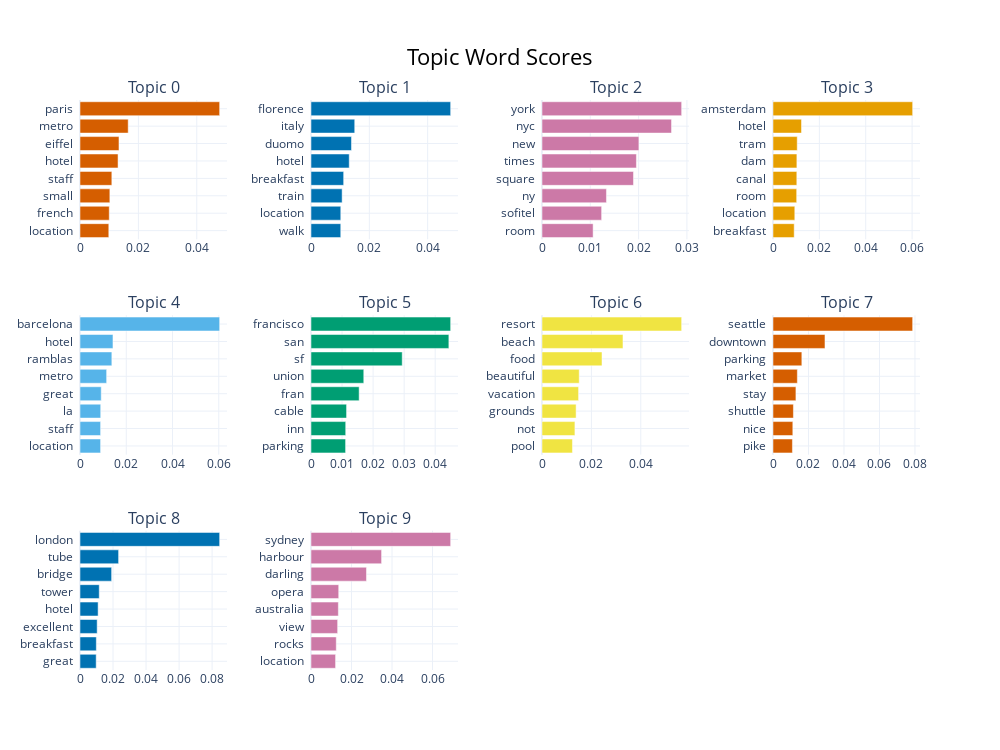

Notebook code for this chart:
### Markdown cell above
## BERTopic
Standard BERTopic implementation to get a general feel for the available topics in the documents.

### Code cell
topic_model = BERTopic()
topics, _ = topic_model.fit_transform(df.text, embeddings=embeddings)
print(f'Total number of topics: {len(topics)}')
print(f'Number of unique topics: {len(set(topics))}')
topic_model.get_topic_info().head()
topic_model.visualize_barchart(top_n_topics=10, n_words=8)

### Figure 1 — Plotly figure (JSON) as saved in the notebook; plotly's stock layout.template omitted (floating-point values rounded to 4 significant figures)
{"data": [{"marker": {"color": "#D55E00"}, "orientation": "h", "type": "bar", "x": [0.009867, 0.01002, 0.01023, 0.01091, 0.01304, 0.01335, 0.01651, 0.04784], "xaxis": "x", "y": ["location  ", "french  ", "small  ", "staff  ", "hotel  ", "eiffel  ", "metro  ", "paris  "], "yaxis": "y"}, {"marker": {"color": "#0072B2"}, "orientation": "h", "type": "bar", "x": [0.01021, 0.01021, 0.01067, 0.0112, 0.01311, 0.01388, 0.01499, 0.04789], "xaxis": "x2", "y": ["walk  ", "location  ", "train  ", "breakfast  ", "hotel  ", "duomo  ", "italy  ", "florence  "], "yaxis": "y2"}, {"marker": {"color": "#CC79A7"}, "orientation": "h", "type": "bar", "x": [0.01058, 0.01234, 0.01334, 0.01894, 0.01954, 0.02006, 0.02681, 0.02891], "xaxis": "x3", "y": ["room  ", "sofitel  ", "ny  ", "square  ", "times  ", "new  ", "nyc  ", "york  "], "yaxis": "y3"}, {"marker": {"color": "#E69F00"}, "orientation": "h", "type": "bar", "x": [0.009145, 0.009404, 0.01021, 0.01027, 0.0103, 0.01045, 0.01229, 0.06024], "xaxis": "x4", "y": ["breakfast  ", "location  ", "room  ", "canal  ", "dam  ", "tram  ", "hotel  ", "amsterdam  "], "yaxis": "y4"}, {"marker": {"color": "#56B4E9"}, "orientation": "h", "type": "bar", "x": [0.008904, 0.008907, 0.008954, 0.00918, 0.01152, 0.01377, 0.01426, 0.06038], "xaxis": "x5", "y": ["location  ", "staff  ", "la  ", "great  ", "metro  ", "ramblas  ", "hotel  ", "barcelona  "], "yaxis": "y5"}, {"marker": {"color": "#009E73"}, "orientation": "h", "type": "bar", "x": [0.01114, 0.01118, 0.01146, 0.01551, 0.017, 0.02938, 0.04441, 0.04498], "xaxis": "x6", "y": ["parking  ", "inn  ", "cable  ", "fran  ", "union  ", "sf  ", "san  ", "francisco  "], "yaxis": "y6"}, {"marker": {"color": "#F0E442"}, "orientation": "h", "type": "bar", "x": [0.01233, 0.01333, 0.01381, 0.01482, 0.01508, 0.0243, 0.0328, 0.05656], "xaxis": "x7", "y": ["pool  ", "not  ", "grounds  ", "vacation  ", "beautiful  ", "food  ", "beach  ", "resort  "], "yaxis": "y7"}, {"marker": {"color": "#D55E00"}, "orientation": "h", "type": "bar", "x": [0.01094, 0.01117, 0.0115, 0.01291, 0.01372, 0.01625, 0.02929, 0.07869], "xaxis": "x8", "y": ["pike  ", "nice  ", "shuttle  ", "stay  ", "market  ", "parking  ", "downtown  ", "seattle  "], "yaxis": "y8"}, {"marker": {"color": "#0072B2"}, "orientation": "h", "type": "bar", "x": [0.009799, 0.009892, 0.0104, 0.01098, 0.01165, 0.01915, 0.02337, 0.08457], "xaxis": "x9", "y": ["great  ", "breakfast  ", "excellent  ", "hotel  ", "tower  ", "bridge  ", "tube  ", "london  "], "yaxis": "y9"}, {"marker": {"color": "#CC79A7"}, "orientation": "h", "type": "bar", "x": [0.01213, 0.01248, 0.01315, 0.0135, 0.01368, 0.02739, 0.03484, 0.06895], "xaxis": "x10", "y": ["location  ", "rocks  ", "view  ", "australia  ", "opera  ", "darling  ", "harbour  ", "sydney  "], "yaxis": "y10"}], "layout": {"annotations": [{"font": {"size": 16}, "showarrow": false, "text": "Topic 0", "x": 0.0875, "xanchor": "center", "xref": "paper", "y": 1, "yanchor": "bottom", "yref": "paper"}, {"font": {"size": 16}, "showarrow": false, "text": "Topic 1", "x": 0.3625, "xanchor": "center", "xref": "paper", "y": 1, "yanchor": "bottom", "yref": "paper"}, {"font": {"size": 16}, "showarrow": false, "text": "Topic 2", "x": 0.6375, "xanchor": "center", "xref": "paper", "y": 1, "yanchor": "bottom", "yref": "paper"}, {"font": {"size": 16}, "showarrow": false, "text": "Topic 3", "x": 0.9125, "xanchor": "center", "xref": "paper", "y": 1, "yanchor": "bottom", "yref": "paper"}, {"font": {"size": 16}, "showarrow": false, "text": "Topic 4", "x": 0.0875, "xanchor": "center", "xref": "paper", "y": 0.6222, "yanchor": "bottom", "yref": "paper"}, {"font": {"size": 16}, "showarrow": false, "text": "Topic 5", "x": 0.3625, "xanchor": "center", "xref": "paper", "y": 0.6222, "yanchor": "bottom", "yref": "paper"}, {"font": {"size": 16}, "showarrow": false, "text": "Topic 6", "x": 0.6375, "xanchor": "center", "xref": "paper", "y": 0.6222, "yanchor": "bottom", "yref": "paper"}, {"font": {"size": 16}, "showarrow": false, "text": "Topic 7", "x": 0.9125, "xanchor": "center", "xref": "paper", "y": 0.6222, "yanchor": "bottom", "yref": "paper"}, {"font": {"size": 16}, "showarrow": false, "text": "Topic 8", "x": 0.0875, "xanchor": "center", "xref": "paper", "y": 0.2444, "yanchor": "bottom", "yref": "paper"}, {"font": {"size": 16}, "showarrow": false, "text": "Topic 9", "x": 0.3625, "xanchor": "center", "xref": "paper", "y": 0.2444, "yanchor": "bottom", "yref": "paper"}], "height": 750, "hoverlabel": {"bgcolor": "white", "font": {"family": "Rockwell", "size": 16}}, "showlegend": false, "title": {"font": {"color": "Black", "size": 22}, "text": "Topic Word Scores", "x": 0.5, "xanchor": "center", "yanchor": "top"}, "width": 1000, "xaxis": {"anchor": "y", "domain": [0, 0.175], "showgrid": true}, "xaxis10": {"anchor": "y10", "domain": [0.275, 0.45], "showgrid": true}, "xaxis11": {"anchor": "y11", "domain": [0.55, 0.725], "showgrid": true}, "xaxis12": {"anchor": "y12", "domain": [0.825, 1], "showgrid": true}, "xaxis2": {"anchor": "y2", "domain": [0.275, 0.45], "showgrid": true}, "xaxis3": {"anchor": "y3", "domain": [0.55, 0.725], "showgrid": true}, "xaxis4": {"anchor": "y4", "domain": [0.825, 1], "showgrid": true}, "xaxis5": {"anchor": "y5", "domain": [0, 0.175], "showgrid": true}, "xaxis6": {"anchor": "y6", "domain": [0.275, 0.45], "showgrid": true}, "xaxis7": {"anchor": "y7", "domain": [0.55, 0.725], "showgrid": true}, "xaxis8": {"anchor": "y8", "domain": [0.825, 1], "showgrid": true}, "xaxis9": {"anchor": "y9", "domain": [0, 0.175], "showgrid": true}, "yaxis": {"anchor": "x", "domain": [0.7556, 1], "showgrid": true}, "yaxis10": {"anchor": "x10", "domain": [0, 0.2444], "showgrid": true}, "yaxis11": {"anchor": "x11", "domain": [0, 0.2444], "showgrid": true}, "yaxis12": {"anchor": "x12", "domain": [0, 0.2444], "showgrid": true}, "yaxis2": {"anchor": "x2", "domain": [0.7556, 1], "showgrid": true}, "yaxis3": {"anchor": "x3", "domain": [0.7556, 1], "showgrid": true}, "yaxis4": {"anchor": "x4", "domain": [0.7556, 1], "showgrid": true}, "yaxis5": {"anchor": "x5", "domain": [0.3778, 0.6222], "showgrid": true}, "yaxis6": {"anchor": "x6", "domain": [0.3778, 0.6222], "showgrid": true}, "yaxis7": {"anchor": "x7", "domain": [0.3778, 0.6222], "showgrid": true}, "yaxis8": {"anchor": "x8", "domain": [0.3778, 0.6222], "showgrid": true}, "yaxis9": {"anchor": "x9", "domain": [0, 0.2444], "showgrid": true}}}
